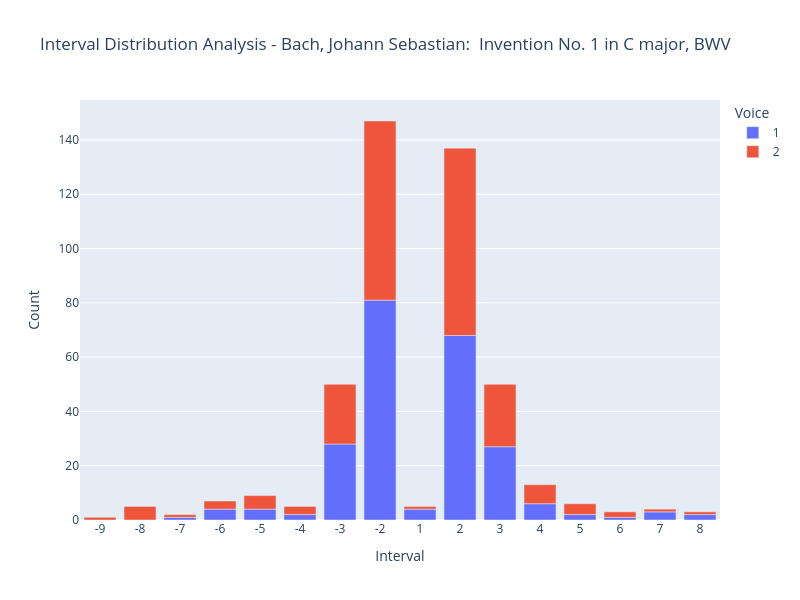

The notebook cell saved with this chart:
### Code cell
# Create the bar chart
df = mel_counts.copy()

# remove rests
df_no_rests = df[df['Interval'] !=  'Rest']

unique_intervals = df_no_rests['Interval'].unique()

# unique_intervals_no_rest = [interval for interval in unique_intervals if interval != "Rest"]

# sorting function
def sort_integer_strings_explicit(string_array):
    """
    Explicit method: separate negatives and positives, then sort each group
    """
    negatives = [s for s in string_array if int(s) < 0]
    positives = [s for s in string_array if int(s) >= 0]
    
    # Sort negatives in descending order (highest negative first: -1, -2, -3...)
    negatives.sort(key=lambda x: int(x), reverse=False)
    
    # Sort positives in ascending order (lowest positive first: 0, 1, 2, 3...)
    positives.sort(key=lambda x: int(x))
    
    return negatives + positives

interval_order = sort_integer_strings_explicit(unique_intervals)

fig = px.bar(
    df_no_rests,
    x='Interval',
    y='Count',
    color='Voice',
    title=f"Interval Distribution Analysis - {piece.metadata['composer']}:  {piece.metadata['title']} ",
    width=800,
    height=600,

    # note that the pitch order is set earlier in our NB!
    category_orders={'Interval': interval_order}
)

fig.show()

### Figure 1 — Plotly figure (JSON) as saved in the notebook; plotly's stock layout.template omitted (floating-point values rounded to 4 significant figures)
{"data": [{"alignmentgroup": "True", "hovertemplate": "Voice=1<br>Interval=%{x}<br>Count=%{y}<extra></extra>", "legendgroup": "1", "marker": {"color": "#636efa", "pattern": {"shape": ""}}, "name": "1", "offsetgroup": "1", "orientation": "v", "showlegend": true, "textposition": "auto", "type": "bar", "x": ["-2", "-3", "-4", "-5", "-6", "-7", "1", "2", "3", "4", "5", "6", "7", "8"], "xaxis": "x", "y": [81, 28, 2, 4, 4, 1, 4, 68, 27, 6, 2, 1, 3, 2], "yaxis": "y"}, {"alignmentgroup": "True", "hovertemplate": "Voice=2<br>Interval=%{x}<br>Count=%{y}<extra></extra>", "legendgroup": "2", "marker": {"color": "#EF553B", "pattern": {"shape": ""}}, "name": "2", "offsetgroup": "2", "orientation": "v", "showlegend": true, "textposition": "auto", "type": "bar", "x": ["-2", "-3", "-4", "-5", "-6", "-7", "-8", "-9", "1", "2", "3", "4", "5", "6", "7", "8"], "xaxis": "x", "y": [66, 22, 3, 5, 3, 1, 5, 1, 1, 69, 23, 7, 4, 2, 1, 1], "yaxis": "y"}], "layout": {"barmode": "relative", "height": 600, "legend": {"title": {"text": "Voice"}, "tracegroupgap": 0}, "title": {"text": "Interval Distribution Analysis - Bach, Johann Sebastian:  Invention No. 1 in C major, BWV "}, "width": 800, "xaxis": {"anchor": "y", "autorange": true, "categoryarray": ["-9", "-8", "-7", "-6", "-5", "-4", "-3", "-2", "1", "2", "3", "4", "5", "6", "7", "8"], "categoryorder": "array", "domain": [0, 1], "range": [-0.5, 15.5], "title": {"text": "Interval"}, "type": "category"}, "yaxis": {"anchor": "x", "autorange": true, "domain": [0, 1], "range": [0, 154.7], "title": {"text": "Count"}, "type": "linear"}}}
